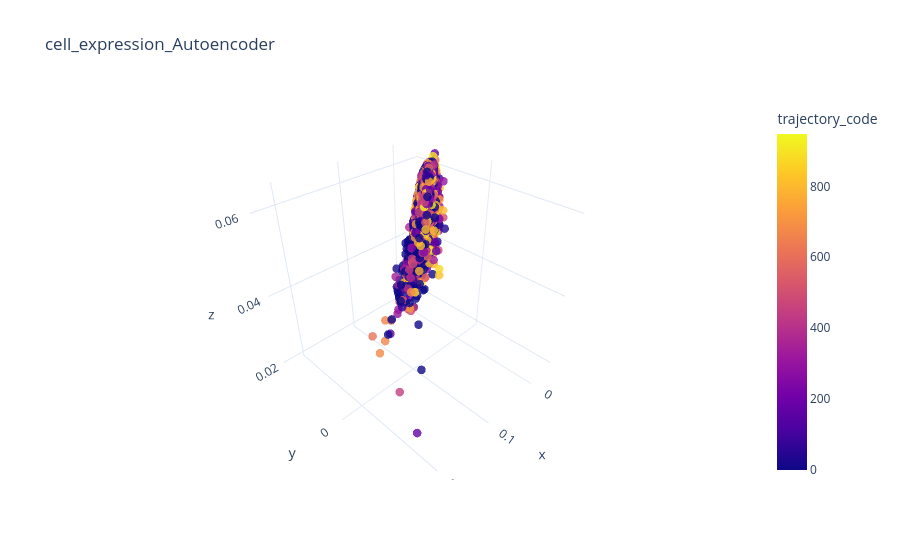

The cell this chart's notebook holds for it:
### Markdown cell above
We can plot the reduced matrix in respect to the diverent trajectorys

### Code cell
plotter.plot_reduced_matrix(
    reduced_matrix,
    dimensions=(0, 1, 2),
    color_by = "trajectory",
    entity = "cell"
)

### Figure 1 — Plotly figure (JSON) as saved in the notebook; plotly's stock layout.template omitted (floating-point values rounded to 4 significant figures; data arrays with more than 128 entries replaced by an {"elided": "..."} marker saying what was removed)
{"data": [{"customdata": {"elided": "7404x5 str values"}, "hovertemplate": "x=%{x}<br>y=%{y}<br>z=%{z}<br>barcode=%{customdata[0]}<br>cell_line=%{customdata[1]}<br>time=%{customdata[2]}<br>cell_barcode=%{customdata[3]}<br>trajectory=%{customdata[4]}<br>trajectory_code=%{marker.color}<extra></extra>", "legendgroup": "", "marker": {"color": {"elided": "7404 int values"}, "coloraxis": "coloraxis", "opacity": 0.8, "size": 5, "symbol": "circle"}, "mode": "markers", "name": "", "scene": "scene", "showlegend": false, "type": "scatter3d", "x": {"elided": "7404 float values"}, "y": {"elided": "7404 float values"}, "z": {"elided": "7404 float values"}}], "layout": {"coloraxis": {"colorbar": {"title": {"text": "trajectory_code"}}, "colorscale": [[0, "#0d0887"], [0.1111, "#46039f"], [0.2222, "#7201a8"], [0.3333, "#9c179e"], [0.4444, "#bd3786"], [0.5556, "#d8576b"], [0.6667, "#ed7953"], [0.7778, "#fb9f3a"], [0.8889, "#fdca26"], [1, "#f0f921"]]}, "legend": {"tracegroupgap": 0}, "scene": {"domain": {"x": [0, 1], "y": [0, 1]}, "xaxis": {"title": {"text": "x"}}, "yaxis": {"title": {"text": "y"}}, "zaxis": {"title": {"text": "z"}}}, "title": {"text": "cell_expression_Autoencoder"}}}
